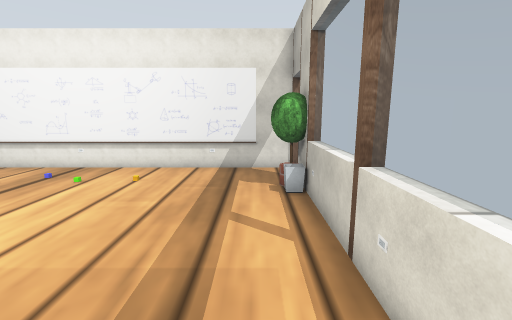
View 1 (above)

16 first-person views from a walk through a robot-simulator world made for Webots. The camera is 1.2 m above the floor, tilts 10° down and sees 90° across. Doors are drawn as open doorways. The floor is counted in squares, 0.5 m on a side. Each view is taken from the middle of a square. On the plan, view 1 faces up. The plan holds only what a view shows up to about 17 squares ahead; the rest is blank. The robots in the file are not drawn. Webots' stock objects and surfaces are drawn as simple stand-ins.

View 2
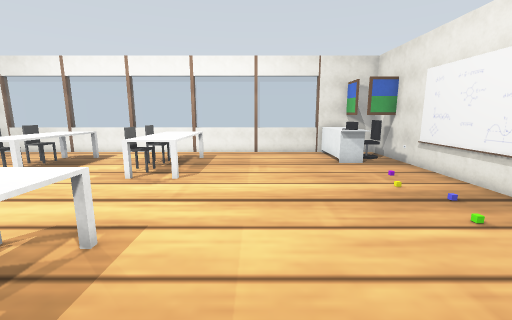

View 3
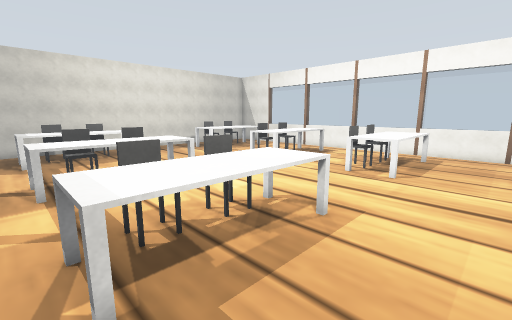

View 4
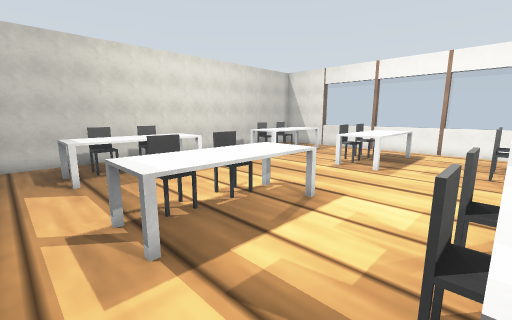

View 5
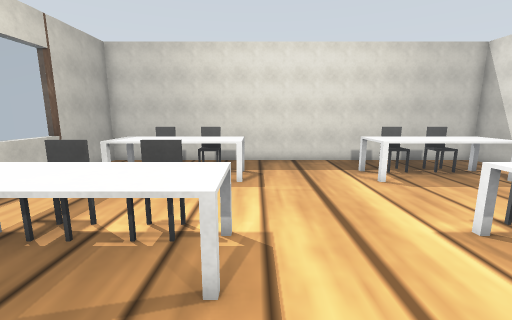

View 6
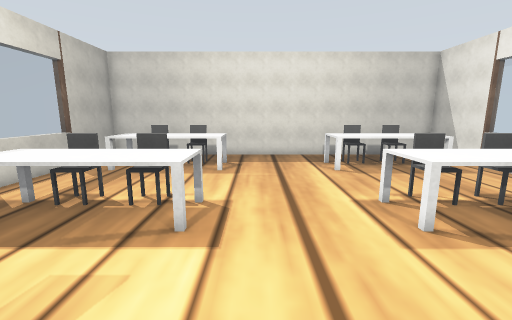

View 7
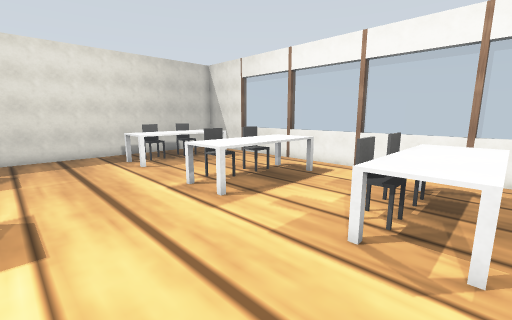

View 8
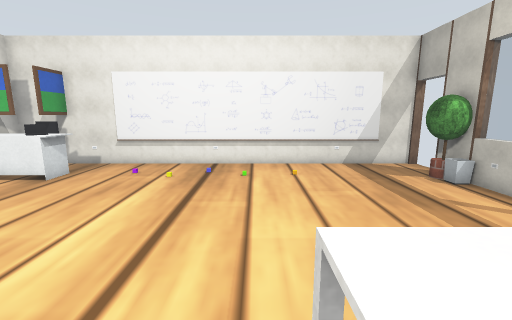

View 9
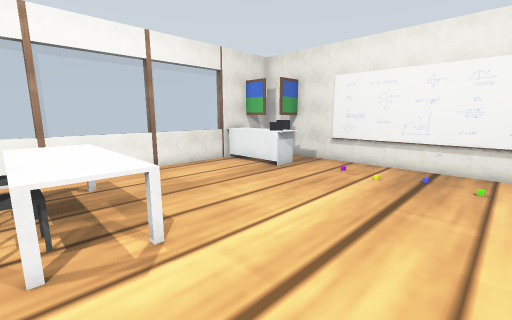

View 10
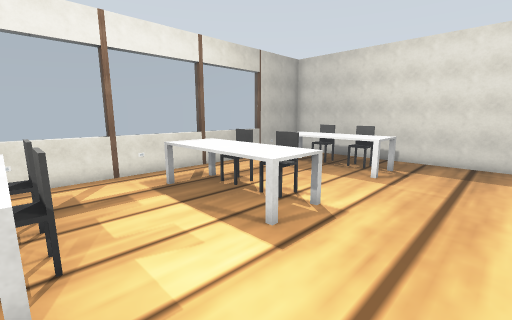

View 11
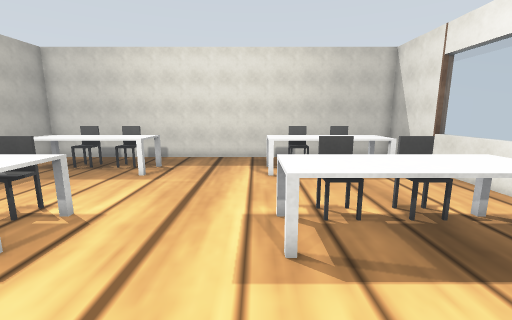

View 12
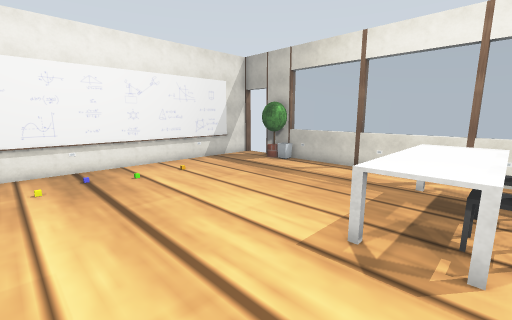

View 13
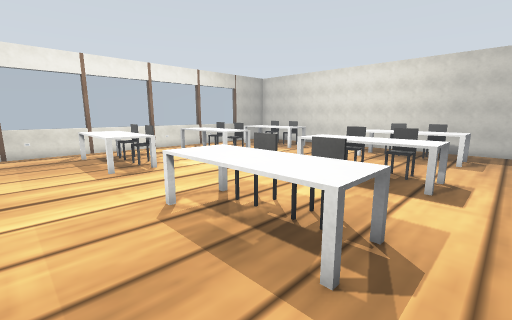

View 14
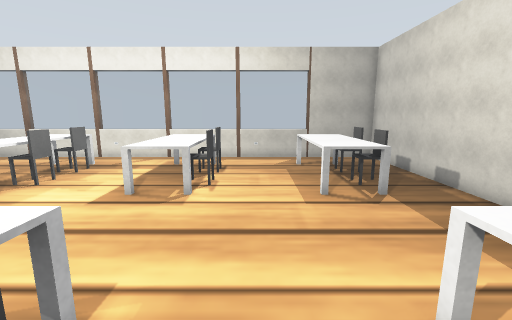

View 15
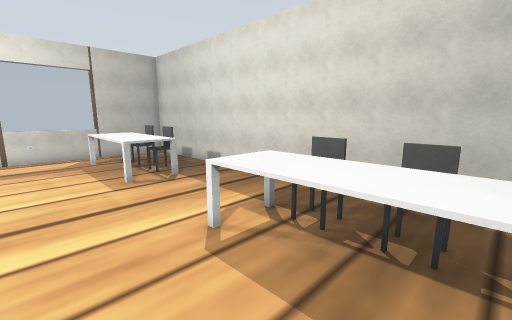

View 16
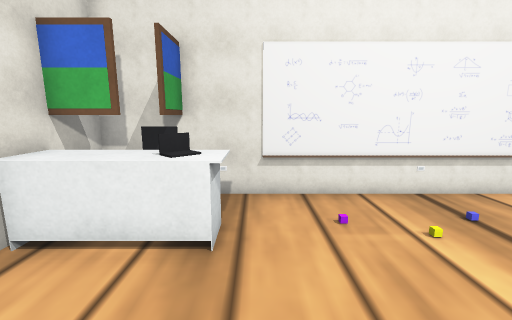

### Floor plan
Key: @ floor where view 1 was taken; # wall or solid block; . floor; D open door; = window, fence, low wall or low ledge; B yellow box; T potted tree; I bin; C office chair; P painting; L laptop; A table; H chair; O other object.
Columns run from 18 left of view 1 to 2 right of it. Each row starts with its distance up from view 1.
 12 ####O################
 11 #.CP................D
 10 #PPP......O.........D
  9 #OOLL..O.B..O.O....T#
  8 #OOOO..............I#
  7 =...................O
  6 =...................=
  5 =...................=
  4 #...................#
  3 =...................O
  2 =...................=
  1 =..AAAAA.....AAAAA..=
  0 #..AAAAA.....AAAAA@.#
 -1 =..AHAHA.....AHAHA..O
 -2 =...................=
 -3 =...................=
 -4 #...................#
 -5 =..AAAAA.....AAAAA..O
 -6 =..AAAAA.....AAAAA..=
 -7 =..AHAHA.....AHAHA..=
 -8 #...................#
 -9 =...................O
-10 =...................=
-11 =..AAAAA.....AAAAA..=
-12 #..AAAAA.....AAAAA..#
-13 #..AHAHA.....AHAHA..
-14 #...................#
-15 #...................#
-16 #####################

Where each view was taken, in squares from view 1:
view 1: 0 up, 0 right, facing up
view 2: 4 up, 1 left, facing left
view 3: 4 up, 0 right, facing down-left
view 4: 1 down, 1 right, facing down-left
view 5: 2 down, 6 left, facing down
view 6: 0 up, 7 left, facing down
view 7: 1 up, 6 left, facing down-left
view 8: 1 down, 6 left, facing up
view 9: 1 down, 6 left, facing up-left
view 10: 1 down, 9 left, facing down-right
view 11: 1 down, 10 left, facing down
view 12: 1 down, 10 left, facing up-right
view 13: 4 up, 17 left, facing down-right
view 14: 9 down, 13 left, facing right
view 15: 8 down, 15 left, facing down-right
view 16: 4 up, 13 left, facing up
